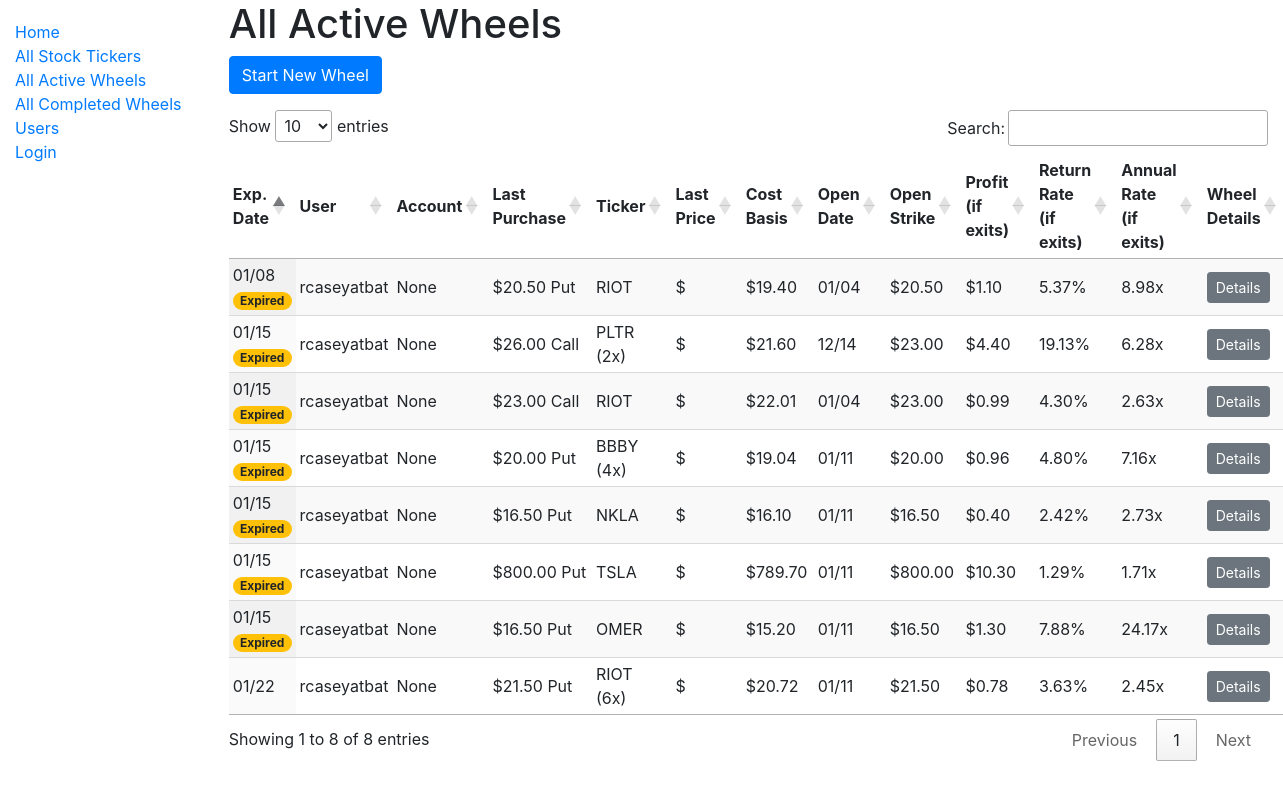
/catalog/all_active_wheels/, run on an earlier commit of the app's database.
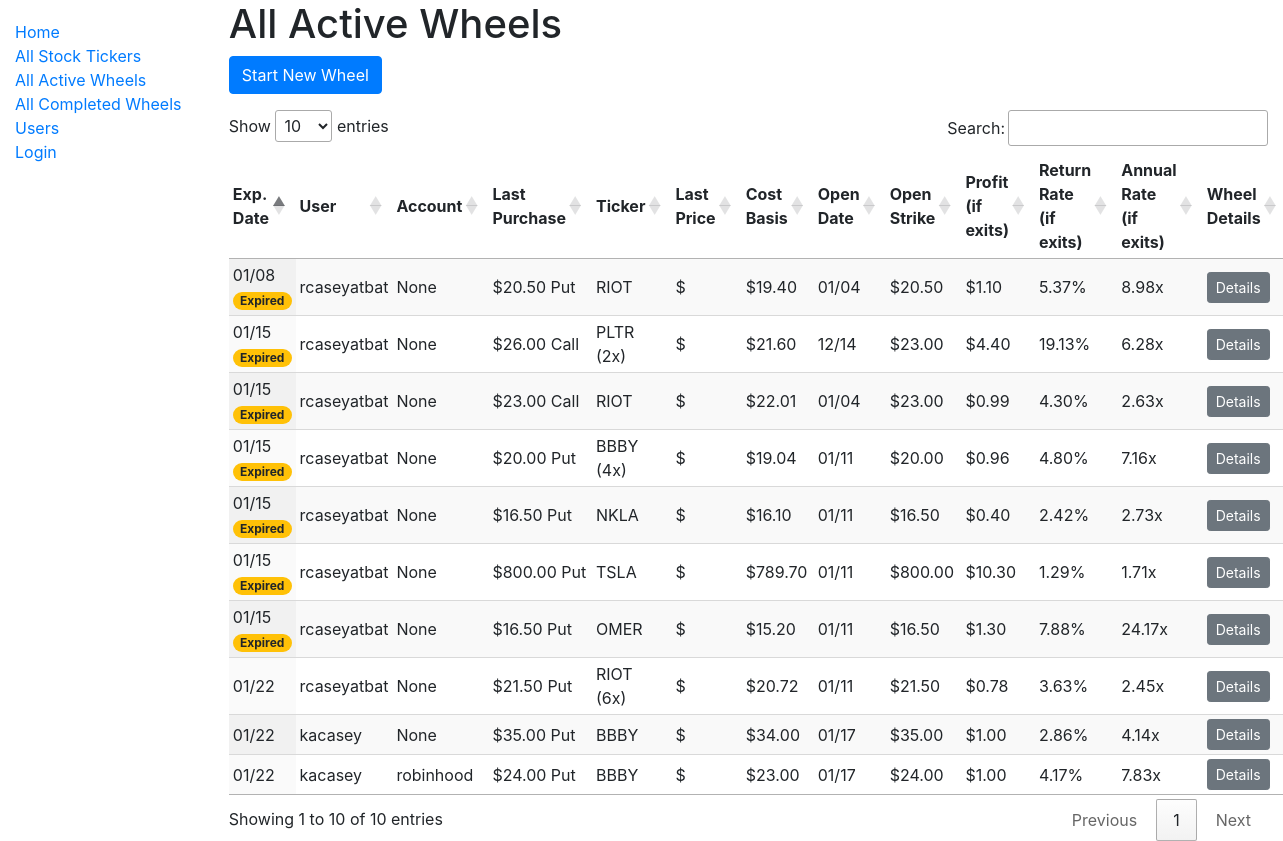
And on a later commit of the database.
### catalog/models.py (models this page shows, shortened)
class OptionWheel(models.Model):
    user = models.ForeignKey(
        settings.AUTH_USER_MODEL,
        on_delete=models.CASCADE,
        db_index=True,
    )
    stock_ticker = models.ForeignKey(
        'StockTicker',
        on_delete=models.CASCADE,
    )
    account = models.ForeignKey(
        Account,
        on_delete=models.SET_NULL,
        db_index=True,
        blank=True,
        null=True,
    )
    quantity = models.IntegerField(default=1)
    is_active = models.BooleanField(db_index=True)
    total_profit = models.DecimalField(max_digits=12, decimal_places=2, default=None, null=True)
    total_days_active = models.IntegerField(default=None, null=True)
    collatoral = models.DecimalField(max_digits=12, decimal_places=2, default=None, null=True)
    def get_all_option_purchases(self):
         return OptionPurchase.objects.filter(option_wheel=self.id).order_by('-expiration_date', '-purchase_date')
    def get_first_option_purchase(self):
        return OptionPurchase.objects.filter(option_wheel=self.id).order_by('purchase_date', 'expiration_date').first()
    def get_last_option_purchase(self):
        return OptionPurchase.objects.filter(option_wheel=self.id).order_by('purchase_date', 'expiration_date').last()
    def get_open_date(self):
        first = self.get_first_option_purchase()
        if first:
            return first.purchase_date.date()
        return datetime.min.date()
    def get_expiration_date(self):
        last_purchase = self.get_last_option_purchase()
        if last_purchase:
            return last_purchase.expiration_date
        return datetime.max.date()
    def is_expired(self):
        if not self.is_active:
            return False
        now = datetime.now()
        today = now.date()
        if now.hour >= MARKET_CLOSE_HOUR:
            return self.get_expiration_date() <= today
        return self.get_expiration_date() < today
    def get_cost_basis(self):
        purchases = self.get_all_option_purchases()
        if not purchases:
            return 'N/A'
        revenue = sum(purchase.premium for purchase in purchases)
        first_purchase = self.get_first_option_purchase()
        return first_purchase.strike - revenue
    def add_purchase_data(self):
        purchases = self.get_all_option_purchases()
        if purchases:
            cost_basis = self.get_cost_basis()
            first_purchase = self.get_first_option_purchase()
            last_purchase = self.get_last_option_purchase()
            profit_if_exits_here = last_purchase.strike - cost_basis
            days_active_so_far = busday_count_inclusive(
                first_purchase.purchase_date.date(),
                last_purchase.expiration_date,
            )
            decimal_rate_of_return = float(profit_if_exits_here / first_purchase.strike)
            annualized_rate_of_return_if_exits_here = compute_annualized_rate_of_return(decimal_rate_of_return, 1, days_active_so_far)
            self.cost_basis = cost_basis
            self.profit_if_exits_here = profit_if_exits_here
            self.days_active_so_far = days_active_so_far
            self.decimal_rate_of_return = decimal_rate_of_return
            self.annualized_rate_of_return_if_exits_here = annualized_rate_of_return_if_exits_here
            self.open_date = self.get_open_date().strftime('%m/%d')
            self.open_strike = first_purchase.strike
            self.expiration_date = self.get_expiration_date().strftime('%m/%d')
            self.last_purchase = last_purchase
            self.expired = self.is_expired()
            self.current_price = get_current_price(self.stock_ticker.name)
            self.purchases = purchases

class OptionPurchase(models.Model):
    user = models.ForeignKey(
        settings.AUTH_USER_MODEL,
        on_delete=models.CASCADE,
        db_index=True,
    )
    option_wheel = models.ForeignKey(
        'OptionWheel',
        on_delete=models.CASCADE,
        db_index=True,
    )
    purchase_date = models.DateTimeField()
    expiration_date = models.DateField()
    strike = models.DecimalField(max_digits=12, decimal_places=2)
    price_at_date = models.DecimalField(max_digits=12, decimal_places=2)
    premium = models.DecimalField(max_digits=12, decimal_places=2)
    class CallOrPut(models.TextChoices):
        CALL = 'C', _('Call')
        PUT = 'P', _('Put')
    call_or_put = models.CharField(
        max_length=1,
        choices=CallOrPut.choices,
        default=CallOrPut.PUT,
    )

class StockTicker(models.Model):
    name = models.CharField(max_length=200, help_text='Enter a ticker, like TSLA.', unique=True, db_index=True)
    class StockRecommendation(models.TextChoices):
        NONE = 'NO', _('None')
        STABLE = 'ST', _('Stable Choice')
        HIGHVOLATILITY = 'HV', _('High Volatility')
    recommendation = models.CharField(
        max_length=2,
        choices=StockRecommendation.choices,
        default=StockRecommendation.NONE,
    )
    def __str__(self):
        return self.name
    class Meta:
        ordering = ["name"]

class Account(models.Model):
    user = models.ForeignKey(
        settings.AUTH_USER_MODEL,
        on_delete=models.CASCADE,
        db_index=True,
    )
    name = models.CharField(max_length=50, help_text='Enter an account name, like Robinhood.', db_index=True)
    def __str__(self):
        return self.name
    class Meta:
        ordering = ["name"]

### catalog/views.py (the view)
# urls.py: path('all_active_wheels/', views.all_active_wheels, name='all-active-wheels'),
@cache_page(ALL_VIEWS_PAGE_CACHE_IN_SECONDS)
def all_active_wheels(request):
    context = {}
    wheels = OptionWheel.objects.filter(is_active=True)
    for wheel in wheels:
        wheel.add_purchase_data()
    context["wheels"] = wheels
    return render(request, 'all_active_wheels.html', context=context)

### catalog/business_day_count.py (called while the page is built)
def busday_count_inclusive(start_date, end_date):
  C = pandas.offsets.CustomBusinessDay(calendar=USFederalHolidayCalendar())
  if (start_date == end_date):
  	return 1
  pandas_result = (pandas.DataFrame(index=pandas.to_datetime([start_date, end_date]))
      .resample(C, closed='right')
      .asfreq()
      .index
      .size)
  return pandas_result

### catalog/option_price_computation.py (called while the page is built)
def compute_annualized_rate_of_return(profit_decimal, odds, days, profit_decimal_fail_case=0):
    if days < 5:
        days = 5
    rate_of_return_success_case = 1 + profit_decimal
    rate_of_return_fail_case = 1 + profit_decimal_fail_case
    effective_rate_of_return = rate_of_return_success_case * odds + rate_of_return_fail_case * (1 - odds)
    return effective_rate_of_return ** (BUSINESS_DAYS_IN_YEAR / days)

### catalog/templatetags/filter_tags.py (called while the page is built)
@register.filter
def percentage(value):
    try:
        return '{:.2%}'.format(value)
    except (ValueError, TypeError):
        return value

@register.filter
def call_or_put(value):
    if value == 'P':
        return 'Put'
    elif value == 'C':
        return 'Call'
    return value

### catalog/templates/all_active_wheels.html
{% extends "base_generic.html" %}
{% block content %}
  <h1>All Active Wheels</h1>
  <p><a type="button" class="btn btn-primary" href="{% url 'wheel-create' %}">Start New Wheel</a></p>
  {% if wheels %}
    {% include '_base_wheel_table.html' with wheels=wheels active=True all=True%}
  {% else %}
    <p>There are no active wheels</p>
  {% endif %}
{% endblock %}

### catalog/templates/_base_wheel_table.html (shortened to what this page needs)
{% load filter_tags %}
<div>
  <table class="display compact wheel_table" style="width:100%">
    <thead>
      <tr>
        <th>Exp. Date</th>
        {% if all %}
          <th>User</th>
        {% endif %}
        <th>Account</th>
        <th>Last Purchase</th>
        <th>Ticker</th>
        <th>Last Price</th>
        <th>Cost Basis</th>
        <th>Open Date</th>
        <th>Open Strike</th>
        <th>Profit{% if active %} (if exits){% endif %}</th>
        <th>Return Rate{% if active %} (if exits){% endif %}</th>
        <th>Annual Rate{% if active %} (if exits){% endif %}</th>
        <th>Wheel Details</th>
      </tr>
    </thead>
    <tbody>
      {% for row in wheels %}
        <tr>
          <td>
            {{ row.expiration_date }}
            {% if row.expired %}
              <span class="badge badge-pill badge-warning">Expired</span>
            {% endif %}
          </td>
          {% if all %}
            <td>
              {{ row.user }}
            </td>
          {% endif %}
          <td>
            {{ row.account }}
          </td>
          <td>
            ${{ row.last_purchase.strike }} {{ row.last_purchase.call_or_put | call_or_put }}
          </td>
          <td>
            {{ row.stock_ticker }}
            {% if row.quantity > 1 %}
              ({{ row.quantity}}x)
            {% endif %}
          </td>
          <td>
            ${{ row.current_price | floatformat:2 }}
          </td>
          <td>
            ${{ row.cost_basis }}
          </td>
          <td>
            {{ row.open_date }}
          </td>
          <td>
            ${{ row.open_strike }}
          </td>
          <td>
            ${{ row.profit_if_exits_here }}
          </td>
          <td>
            {{ row.decimal_rate_of_return | percentage }}
          </td>
          <td data-order={{ row.annualized_rate_of_return_if_exits_here }}>
            {{ row.annualized_rate_of_return_if_exits_here | floatformat:2 }}x
          </td>
          <td>
            <a type="button" class="btn btn-secondary btn-sm" href="{% url 'wheel-detail' pk=row.pk %}">Details</a>
          </td>
        </tr>
      {% endfor %}
    </tbody>
  </table>
</div>

What changed in the data, as far as the page shows it:
added OptionWheel: expiration_date "01/22", user "kacasey", account "None", last_purchase.strike "35.00", last_purchase.call_or_put|call_or_put "Put", stock_ticker "BBBY", cost_basis "34.00", open_date "01/17", open_strike "35.00", profit_if_exits_here "1.00", decimal_rate_of_return|percentage "2.86%", annualized_rate_of_return_if_exits_here "4.14"
added OptionWheel: expiration_date "01/22", user "kacasey", account "robinhood", last_purchase.strike "24.00", last_purchase.call_or_put|call_or_put "Put", stock_ticker "BBBY", cost_basis "23.00", open_date "01/17", open_strike "24.00", profit_if_exits_here "1.00", decimal_rate_of_return|percentage "4.17%", annualized_rate_of_return_if_exits_here "7.83"
Also different on the page:
text written by a page script: "Show entries Search: Showing 1 to 8 of 8 entries Previous 1 Next" → "Show entries Search: Showing 1 to 10 of 10 entries Previous 1 Next"
